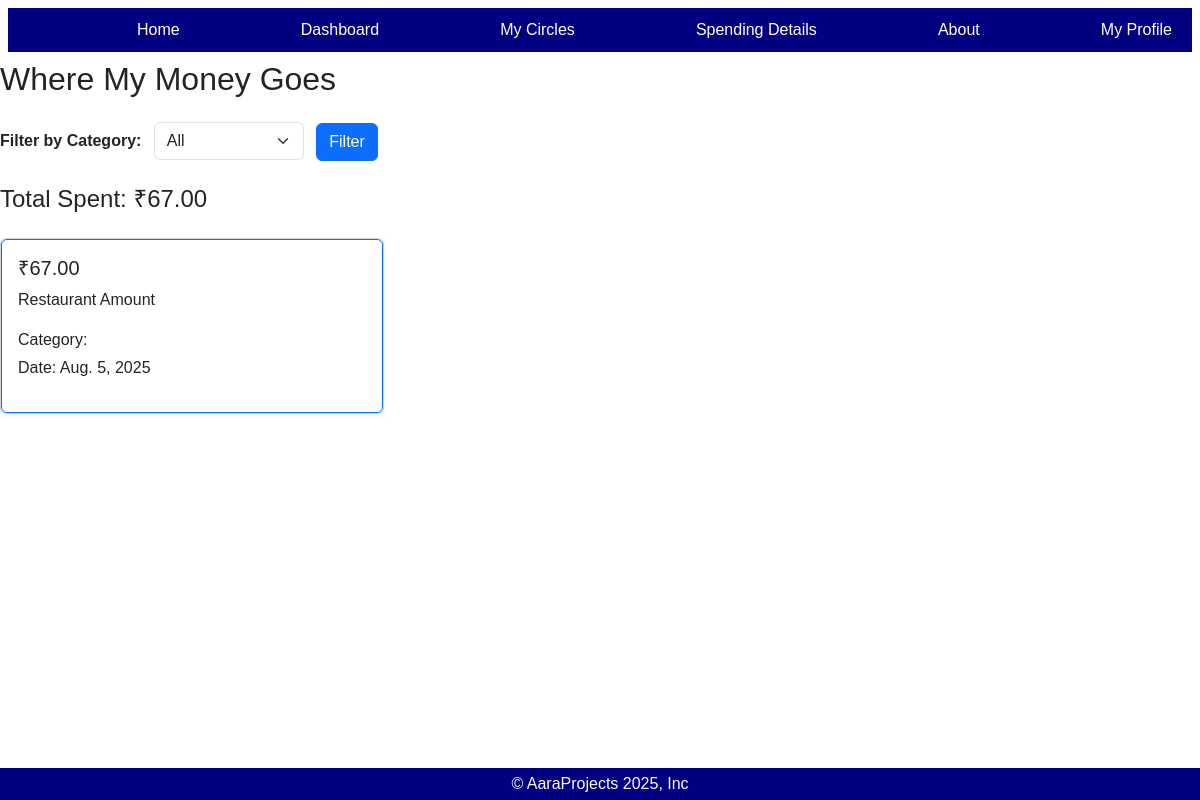
/Filters/details/ (signed in), run on the app's committed database.
### myapp/models.py (models this page shows, shortened)
class Expense(models.Model):
    description=models.CharField(max_length=100)
    user=models.ForeignKey(settings.AUTH_USER_MODEL,on_delete=models.CASCADE)
    amount=models.DecimalField(max_digits=10,decimal_places=2)
    date=models.DateField()
    circle=models.ForeignKey(MyCircle,on_delete=models.CASCADE)
    category=models.ForeignKey(Category,on_delete=models.SET_NULL,null=True)

### myapp/views.py (the view)
# urls.py: path('Filters/details/',views.filter,name='filter')
def filter(request):
        expenses = Expense.objects.filter(user=request.user)
        categories = Category.objects.all()
        category_id = request.GET.get('category')
        if category_id:
            expenses = expenses.filter(category_id=category_id)
        total_amount = sum(exp.amount for exp in expenses)
        return render(request, 'filters.html', {'expenses': expenses,'categories': categories,'total_amount': total_amount})

### myapp/templates/filters.html (shortened to what this page needs)
{% extends 'base.html' %}
{% block content %}
<h2 class="mb-4">Where My Money Goes</h2>
<form method="get" class="mb-4">
    <label><strong>Filter by Category:</strong></label>
    <select name="category" class="form-select d-inline-block w-auto mx-2">
        <option value="">All</option>
    </select>
    <button type="submit" class="btn btn-primary">Filter</button>
</form>
<h4 class="mb-4">Total Spent: ₹{{ total_amount }}</h4>
<div class="row">
    {% for expense in expenses %}
        <div class="col-md-4 mb-3">
            <div class="card h-100 shadow-sm">
                <div class="card-body card border-primary">
                    <h5 class="card-title">₹{{ expense.amount }}</h5>
                    <p class="card-text">{{ expense.description }}</p>
                    <p class="mb-1">Category: {{ expense.category.name }}</p>
                    <p>Date: {{ expense.date }}</p>
                </div>
            </div>
        </div>
    {% empty %}
        <p>No expenses found.</p>
    {% endfor %}
</div>
{% endblock %}

### myapp/static/home.css (style rules this page uses)
* { font-family:'Franklin Gothic Medium', 'Arial Narrow', Arial, sans-serif; }
html,body { height:100%, margin:0 }

### myapp/templates/base.html (style rules this page uses)
html, body { height: 100%; margin: 0; padding: 0; }
body { display: flex; flex-direction: column; min-height: 100vh; }

### data on the page
Expense: amount "67.00", description "Restaurant Amount", date "Aug. 5, 2025"

### other printed values
{{ total_amount }} "67.00"
